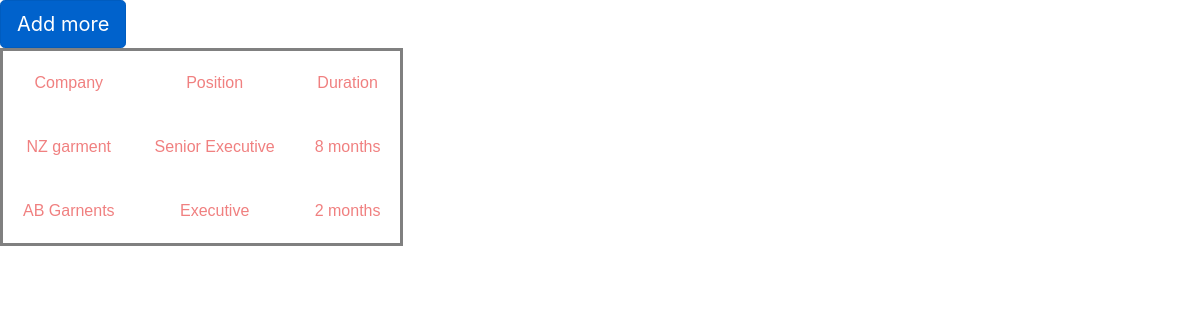
The page /experience.php on the database its author committed.
### tables this page shows
CREATE TABLE `experience` (
  `id` int(11) NOT NULL,
  `username` varchar(255) NOT NULL,
  `company` varchar(255) NOT NULL,
  `position` varchar(255) NOT NULL,
  `duration` varchar(255) NOT NULL
);

### experience.php (the view, shortened to what this page needs)
<?php
include 'connection.php';
$que = "select * from experience order by id asc";
$_result = mysqli_query($conn, $que);
$rowcount = mysqli_num_rows($_result);
?>
<!DOCTYPE html>
<html lang="en">
<head>
    <link href="https://stackpath.bootstrapcdn.com/bootstrap/4.4.1/css/bootstrap.min.css" rel="stylesheet">
</head>
<body>
    <a href="experienceadd.php" class="btn btn-primary btn-lg active" role="button" aria-pressed="true">Add more</a>
    <table>
        <tr>
            <td>Company</td>
            <td>Position</td>
            <td>Duration</td>
        </tr>
        <?php
        for ($i = 1; $i <= $rowcount; $i++) {
            $row = mysqli_fetch_array($_result)
        ?>
            <tr>
                <td><?php echo $row["company"] ?></td>
                <td><?php echo $row["position"] ?></td>
                <td><?php echo $row["duration"] ?></td>
            </tr>
        <?php
        }
        ?>
    </table>
</body>
</html>

### experience.php (style rules this page uses)
table { padding: 40px; text-align: center; font-family: 'Gill Sans', 'Gill Sans MT', Calibri, 'Trebuchet MS', sans-serif; border-radius: 2px; border-style: solid; }
td { padding: 20px; color: lightcoral; }

### rows shown on the page
experience: company "NZ garment", position "Senior Executive", duration "8 months"
experience: company "AB Garnents", position "Executive", duration "2 months"
